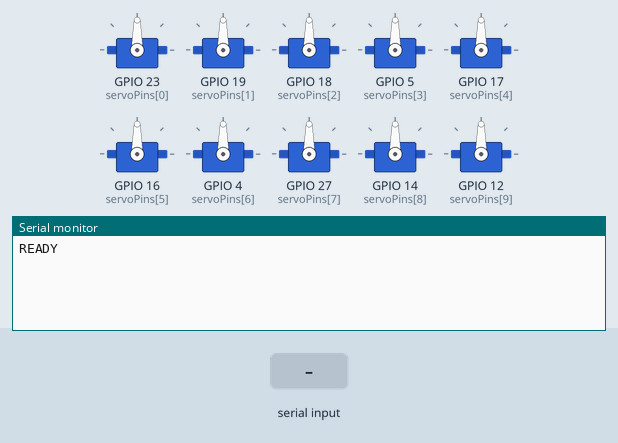
Simulated run of this sketch. Board: ESP32. Shown: 10 × servo, the last lines printed to the serial monitor. Inputs (shaded band) come from the test bench.

Above: at 1.4 s.
1.5 s: "servo 1\n" received over Serial
At 2.7 s:
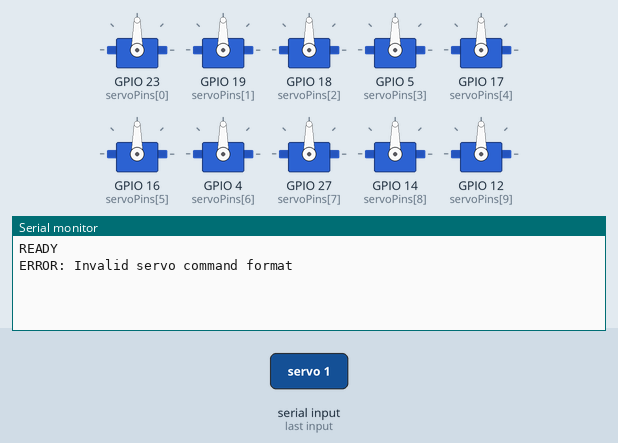
3.0 s: "servos 1\n" received over Serial
At 3.9 s:
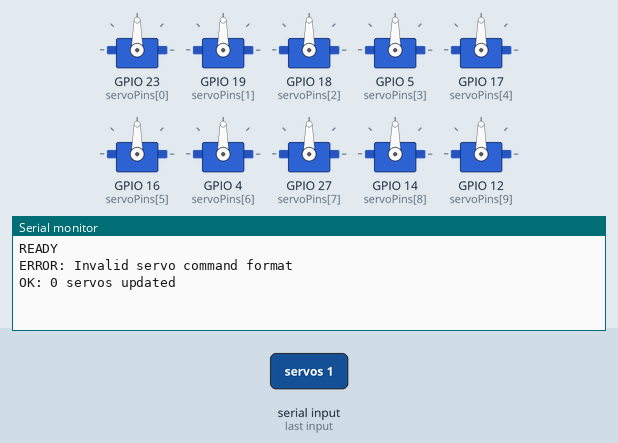
4.5 s: "get 1\n" received over Serial
At 5.1 s:
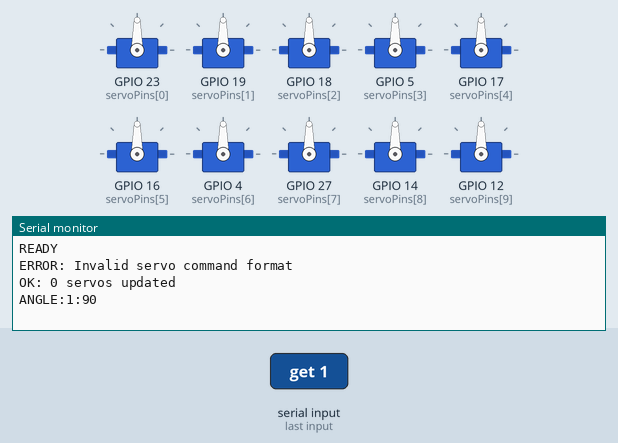

Measured:
- after the input at 1.5 s, the serial monitor: prints a new line at once (image 1)
- after the input at 3.0 s, the serial monitor: prints a new line at once (image 2)
- after the input at 4.5 s, the serial monitor: prints a new line at once (image 3)

The sketch:

esp32_servo_serial.ino
```cpp
#include <ESP32Servo.h>

// ===== サーボ設定 =====
const int numServos = 10;
const int servoPins[numServos] = {23, 19, 18, 5, 17, 16, 4, 27, 14, 12};
Servo servos[numServos];
int servoAngles[numServos]; // 各サーボの現在の角度を保存

// ===== シリアル通信設定 =====
String inputBuffer = "";
bool commandComplete = false;

void setup() {
  Serial.begin(115200);

  // --- サーボの初期化 ---
  ESP32PWM::allocateTimer(0);
  ESP32PWM::allocateTimer(1);
  ESP32PWM::allocateTimer(2);
  ESP32PWM::allocateTimer(3);

  for (int i = 0; i < numServos; i++) {
    servos[i].attach(servoPins[i], 500, 2500);
    servoAngles[i] = 90; // 初期角度を90度に設定
    servos[i].write(servoAngles[i]);
    delay(20);
  }

  Serial.println("READY"); // 準備完了を通知
}

void loop() {
  // シリアルデータの受信
  while (Serial.available()) {
    char inChar = (char)Serial.read();

    if (inChar == '\n') {
      commandComplete = true;
    } else {
      inputBuffer += inChar;
    }
  }

  // コマンドが完全に受信されたら処理
  if (commandComplete) {
    processCommand(inputBuffer);
    inputBuffer = "";
    commandComplete = false;
  }
}

void processCommand(String command) {
  command.trim(); // 前後の空白を削除

  // 空行やコメントは無視
  if (command.length() == 0 || command.startsWith("#") || command.startsWith("//")) {
    Serial.println("OK");
    return;
  }

  // コマンドをスペースで分割
  int spaceIndex = command.indexOf(' ');
  String cmd = "";
  String args = "";

  if (spaceIndex > 0) {
    cmd = command.substring(0, spaceIndex);
    args = command.substring(spaceIndex + 1);
  } else {
    cmd = command;
  }

  cmd.toLowerCase();

  // コマンドの処理
  if (cmd == "servo") {
    handleServoCommand(args);
  } else if (cmd == "servos") {
    handleServosCommand(args);
  } else if (cmd == "get") {
    handleGetCommand(args);
  } else if (cmd == "getall") {
    handleGetAllCommand();
  } else if (cmd == "ping") {
    Serial.println("PONG");
  } else if (cmd == "reset") {
    handleResetCommand();
  } else {
    Serial.println("ERROR: Unknown command");
  }
}

void handleServoCommand(String args) {
  // 形式: servo <channel> <angle>
  int spaceIndex = args.indexOf(' ');

  if (spaceIndex < 0) {
    Serial.println("ERROR: Invalid servo command format");
    return;
  }

  int channel = args.substring(0, spaceIndex).toInt();
  int angle = args.substring(spaceIndex + 1).toInt();

  if (channel < 0 || channel >= numServos) {
    Serial.println("ERROR: Invalid channel");
    return;
  }

  if (angle < 0 || angle > 180) {
    Serial.println("ERROR: Invalid angle");
    return;
  }

  servos[channel].write(angle);
  servoAngles[channel] = angle;

  Serial.print("OK: Servo ");
  Serial.print(channel);
  Serial.print(" -> ");
  Serial.println(angle);
}

void handleServosCommand(String args) {
  // 形式: servos 0:90 1:45 2:135
  int startIndex = 0;
  int count = 0;

  while (startIndex < args.length()) {
    int spaceIndex = args.indexOf(' ', startIndex);
    String pair;

    if (spaceIndex < 0) {
      pair = args.substring(startIndex);
      startIndex = args.length();
    } else {
      pair = args.substring(startIndex, spaceIndex);
      startIndex = spaceIndex + 1;
    }

    int colonIndex = pair.indexOf(':');
    if (colonIndex < 0) {
      continue;
    }

    int channel = pair.substring(0, colonIndex).toInt();
    int angle = pair.substring(colonIndex + 1).toInt();

    if (channel >= 0 && channel < numServos && angle >= 0 && angle <= 180) {
      servos[channel].write(angle);
      servoAngles[channel] = angle;
      count++;
    }
  }

  Serial.print("OK: ");
  Serial.print(count);
  Serial.println(" servos updated");
}

void handleGetCommand(String args) {
  // 形式: get <channel>
  int channel = args.toInt();

  if (channel < 0 || channel >= numServos) {
    Serial.println("ERROR: Invalid channel");
    return;
  }

  Serial.print("ANGLE:");
  Serial.print(channel);
  Serial.print(":");
  Serial.println(servoAngles[channel]);
}

void handleGetAllCommand() {
  // 全サーボの角度を返す
  Serial.print("ANGLES:");
  for (int i = 0; i < numServos; i++) {
    Serial.print(servoAngles[i]);
    if (i < numServos - 1) {
      Serial.print(",");
    }
  }
  Serial.println();
}

void handleResetCommand() {
  // 全サーボを90度に
  for (int i = 0; i < numServos; i++) {
    servos[i].write(90);
    servoAngles[i] = 90;
  }
  Serial.println("OK: All servos reset to 90");
}
```
